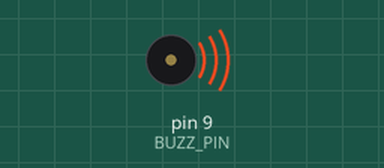
The sketch below on a simulated Arduino Uno, built with avr-gcc and run on an emulated ATmega328P. Parts: buzzer (waves = sounding).

Above: at 0.16 s.
At 12.9 s:
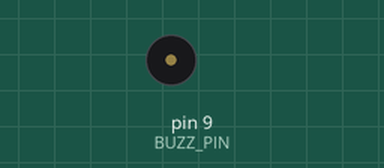
Timing chart, 0 to 14.4 s (numbered marks = the images above):
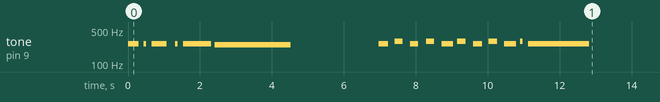

The sketch:

test-song1.ino
```cpp
/*
Plays the song extracted from:
David_Bowie_-_Space_Oddity.buzzer.json  (selected_track_name: "Choir")
Source data: precomputed event durations in milliseconds + gate times.

Hardware:
- Passive buzzer on D9
  D9 -> 300Ω -> buzzer+ ; buzzer- -> GND

Notes:
- This sketch uses the JSON's per-event duration_ms and gate_ms directly.
- SPEED_PCT scales the whole song timing (100 = original extracted speed).
- TRANSPOSE shifts pitch in semitones (no floating point used).
*/

#include <Arduino.h>
#include <avr/pgmspace.h>

const uint8_t BUZZ_PIN = 9;

// 100 = original timing from JSON. Try 80..130 to taste.
const uint16_t SPEED_PCT = 100;

// Semitone transpose: -12..+12 recommended.
const int8_t TRANSPOSE = 0;

// Optional tiny extra gap after each event (ms)
const uint8_t EXTRA_GAP_MS = 2;

// Semitone multipliers in Q16 fixed-point for -12..+12
// multiplier = 2^(semitone/12) * 65536
const uint32_t SEMI_MUL_Q16[] PROGMEM = {
  32768, 34716, 36781, 38968, 41285, 43740, 46341, 49097, 52016, 55109, 58386, 61858, 65536,
  69433, 73562, 77936, 82570, 87480, 92682, 98193, 104032, 110218, 116772, 123715, 131072
};

// 0 freq means rest. Arrays aligned by event index.
const uint16_t SONG_FREQ_HZ[] PROGMEM = {
  262, 0, 262, 0, 262, 0, 262, 0, 262, 247, 0, 262, 0, 294, 0, 262,
  0, 294, 0, 262, 0, 294, 0, 262, 0, 294, 0, 262, 0, 294, 0, 262,
  0, 330, 0, 330, 0, 330, 0, 349, 0, 392, 0, 392, 0, 392, 0, 349,
  0, 330, 0, 330, 0, 330, 0, 330, 0, 349, 0, 349, 0, 349, 0, 349,
  0, 349, 0, 349, 0, 349, 0, 392, 0, 330, 0, 330, 0, 330, 0, 330,
  0, 349, 0, 349, 0, 349, 0, 349, 0, 349, 0, 392, 0, 330, 0, 330,
  0, 330, 0, 349, 0, 349, 0, 349, 0, 349, 0, 349, 0, 349, 0, 392,
  0, 330, 0, 349, 0, 330, 0, 294, 0, 349, 0, 330, 294, 0, 262, 0,
  220, 0, 262, 0, 247, 0, 220, 0, 196, 0, 196, 0, 196, 220, 0, 196,
  0, 147, 0, 262, 0, 262, 0, 247, 220, 196, 0, 233, 0, 233, 0, 233,
  0, 262, 0, 220, 0, 220, 0, 220, 0, 196, 0, 196, 220, 0, 196, 175,
  0, 175, 0, 330, 0, 330, 0, 330, 0, 349, 0, 392, 0, 392, 0, 392,
  0, 349, 0, 330, 0, 330, 0, 330, 0, 330, 0, 349, 0, 349, 0, 349,
  0, 349, 0, 349, 0, 349, 0, 392, 0, 330, 0, 349, 0, 330, 0, 330,
  0, 330, 0, 349, 0, 349, 0, 349, 0, 349, 0, 349, 0, 392, 0, 330,
  0, 330, 0, 330, 0, 349, 0, 349, 0, 349, 0, 349, 0, 349, 0, 392,
  0, 330, 0, 330, 0, 330, 0, 349, 0, 349, 0, 349, 0, 349, 0, 349,
  0, 392, 0, 330, 0, 349, 0, 330, 0, 294, 0, 349, 0, 330, 294, 0,
  262, 0, 220, 0, 262, 0, 247, 0, 220, 0, 196, 0, 196, 0, 196, 220,
  0, 196, 0, 147, 0, 262, 0, 262, 247, 0, 220, 196, 0, 233, 0, 233,
  0, 233, 0, 262, 0, 220, 0, 220, 0, 220, 0, 196, 0, 196, 0, 220,
  0, 196, 175, 0, 175
};

const uint16_t SONG_DUR_MS[] PROGMEM = {
  331, 106, 72, 145, 469, 179, 79, 140, 874, 2360, 2208, 290, 140, 256, 181, 251,
  186, 251, 179, 362, 72, 258, 181, 285, 145, 256, 179, 367, 68, 79, 138, 1889,
  31268, 220, 102, 469, 183, 362, 75, 106, 77, 577, 106, 111, 106, 584, 70, 145,
  72, 1302, 217, 215, 222, 254, 179, 292, 149, 290, 145, 70, 143, 2319, 507, 181,
  254, 258, 177, 111, 106, 403, 249, 326, 113, 140, 36, 618, 70, 326, 104, 328,
  109, 111, 111, 469, 181, 1886, 285, 292, 147, 256, 102, 326, 181, 186, 251, 362,
  72, 399, 36, 326, 106, 403, 41, 394, 34, 72, 145, 543, 109, 2176, 10428, 258,
  147, 217, 254, 251, 183, 215, 220, 215, 192, 204, 5, 498, 188, 75, 140, 328,
  111, 70, 143, 111, 111, 541, 109, 1633, 539, 195, 211, 251, 220, 251, 179, 220,
  181, 358, 111, 362, 70, 149, 68, 111, 75, 360, 541, 147, 70, 582, 72, 186,
  179, 68, 1852, 294, 317, 113, 2570, 36, 399, 36, 365, 109, 68, 145, 75, 111,
  179, 181, 38, 288, 183, 1664, 512, 2061, 109, 220, 34, 616, 217, 2754, 978, 111,
  104, 254, 147, 580, 38, 433, 38, 686, 183, 285, 149, 254, 181, 145, 111, 392,
  618, 41, 215, 143, 72, 2645, 28695, 106, 86, 460, 215, 365, 75, 104, 111, 546,
  106, 111, 72, 614, 75, 140, 70, 1273, 251, 215, 224, 249, 181, 294, 140, 294,
  138, 82, 143, 2314, 510, 181, 256, 251, 186, 104, 109, 433, 217, 328, 102, 152,
  75, 580, 70, 326, 109, 326, 111, 106, 104, 478, 181, 1884, 4203, 181, 34, 181,
  435, 41, 174, 34, 186, 32, 1492, 18478, 2572, 34, 401, 36, 360, 111, 68, 145,
  72, 111, 179, 183, 38, 288, 186, 1660, 510, 29, 2144, 217, 654, 32, 186, 2751,
  978, 115, 104, 251, 145, 580, 36, 435, 41, 688, 177, 290, 147, 249, 183, 145,
  109, 399, 618, 34, 224, 136, 70, 2625
};

const uint16_t SONG_GATE_MS[] PROGMEM = {
  298, 0, 65, 0, 422, 0, 71, 0, 787, 2124, 0, 261, 0, 230, 0, 226,
  0, 226, 0, 326, 0, 232, 0, 257, 0, 230, 0, 330, 0, 71, 0, 1700,
  0, 198, 0, 422, 0, 326, 0, 96, 0, 520, 0, 100, 0, 526, 0, 130,
  0, 1172, 0, 194, 0, 228, 0, 263, 0, 261, 0, 63, 0, 2087, 0, 163,
  0, 232, 0, 100, 0, 363, 0, 293, 0, 126, 0, 556, 0, 293, 0, 296,
  0, 100, 0, 422, 0, 1698, 0, 263, 0, 230, 0, 293, 0, 167, 0, 326,
  0, 359, 0, 293, 0, 363, 0, 355, 0, 65, 0, 489, 0, 1959, 0, 232,
  0, 196, 0, 226, 0, 194, 0, 194, 0, 183, 0, 448, 0, 67, 0, 296,
  0, 63, 0, 100, 0, 487, 0, 1469, 0, 175, 0, 226, 0, 226, 0, 198,
  0, 322, 0, 326, 0, 135, 0, 100, 0, 324, 0, 132, 0, 524, 0, 167,
  161, 0, 1667, 0, 285, 0, 2313, 0, 359, 0, 328, 0, 61, 0, 67, 0,
  161, 163, 0, 259, 0, 1498, 0, 1855, 0, 198, 0, 554, 196, 2478, 0, 100,
  0, 228, 0, 522, 0, 389, 0, 618, 0, 257, 0, 228, 0, 130, 0, 353,
  556, 0, 194, 128, 0, 2380, 0, 96, 0, 414, 0, 328, 0, 94, 0, 491,
  0, 100, 0, 552, 0, 126, 0, 1145, 0, 194, 0, 224, 0, 265, 0, 265,
  0, 73, 0, 2083, 0, 163, 0, 226, 0, 94, 0, 389, 0, 296, 0, 137,
  0, 522, 0, 293, 0, 293, 0, 96, 0, 430, 0, 1696, 0, 163, 0, 163,
  391, 0, 157, 0, 167, 0, 1343, 0, 2315, 0, 361, 0, 324, 0, 61, 0, 65,
  0, 161, 165, 0, 259, 0, 1494, 0, 30, 0, 196, 589, 0, 167, 2476, 0, 104,
  0, 226, 0, 522, 0, 391, 0, 620, 0, 261, 0, 224, 0, 130, 0, 359,
  556, 0, 202, 122, 0, 2362
};

const uint16_t N_EVENTS = sizeof(SONG_FREQ_HZ) / sizeof(SONG_FREQ_HZ[0]);

static inline uint16_t scaleMs(uint16_t ms) {
  // scale by SPEED_PCT (integer, rounded)
  uint32_t v = (uint32_t)ms * (uint32_t)SPEED_PCT + 50;
  v /= 100;
  if (v > 65535UL) v = 65535UL;
  return (uint16_t)v;
}

static inline uint16_t applyTranspose(uint16_t freqHz) {
  if (freqHz == 0 || TRANSPOSE == 0) return freqHz;

  int8_t t = TRANSPOSE;
  if (t < -12) t = -12;
  if (t >  12) t =  12;

  uint32_t mul = pgm_read_dword(&SEMI_MUL_Q16[t + 12]); // Q16
  uint32_t f   = ((uint32_t)freqHz * mul + 32768UL) >> 16;

  if (f < 31)   f = 31;
  if (f > 4000) f = 4000;
  return (uint16_t)f;
}

void setup() {
  pinMode(BUZZ_PIN, OUTPUT);
  noTone(BUZZ_PIN);
}

void loop() {
  for (uint16_t i = 0; i < N_EVENTS; i++) {
    uint16_t freq = pgm_read_word(&SONG_FREQ_HZ[i]);
    uint16_t dur  = pgm_read_word(&SONG_DUR_MS[i]);
    uint16_t gate = pgm_read_word(&SONG_GATE_MS[i]);

    dur  = scaleMs(dur);
    gate = scaleMs(gate);
    if (gate > dur) gate = dur;

    if (freq == 0) {
      noTone(BUZZ_PIN);
      delay(dur);
      continue;
    }

    freq = applyTranspose(freq);

    // Gate (tone on), then the remainder as silence (tone off).
    if (gate > 0) {
      tone(BUZZ_PIN, freq);
      delay(gate);
    }
    noTone(BUZZ_PIN);

    uint16_t offMs = dur - gate;
    if (offMs > 0) delay(offMs);

    if (EXTRA_GAP_MS) delay(EXTRA_GAP_MS);
  }

  delay(2000); // pause before repeating
}
```

Source omitted: da-astronaut.c (data table, 13156 bytes), amanda-heart.c (data table, 6690 bytes)

Measured:
- by itself, tone on pin 9 (BUZZ_PIN): plays 262 Hz for 0.30 s, 262 Hz for 0.07 s, 262 Hz for 0.42 s, 262 Hz for 0.07 s, 262 Hz for 0.79 s, 247 Hz for 2.1 s … (17 notes in this stretch)
